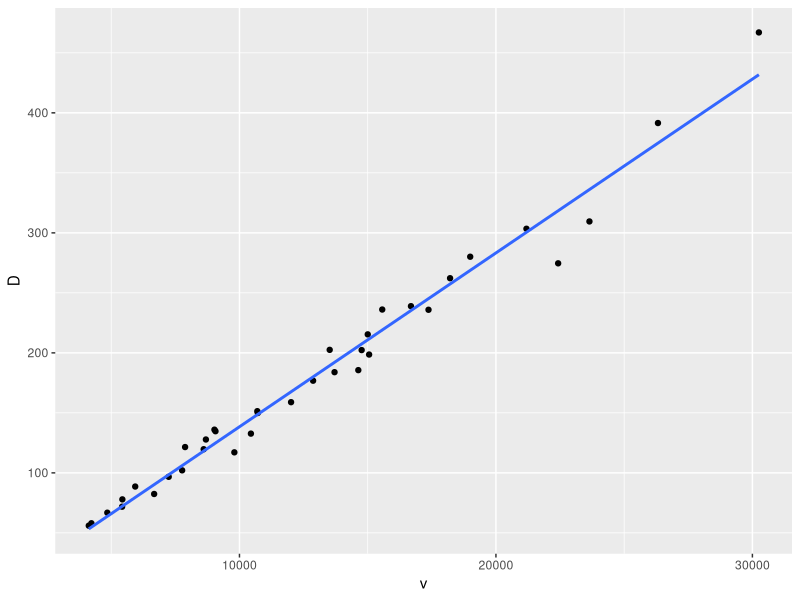
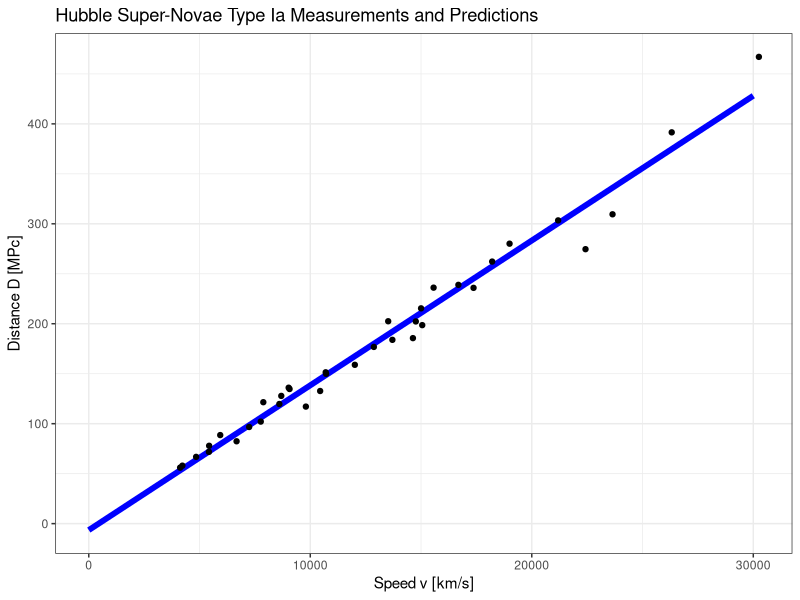

Write the R code that produced these figures, in order.
## ---- chunk 1
knitr::opts_chunk$set(echo = TRUE)
## ---- chunk 2
suppressPackageStartupMessages(library(dplyr))
suppressPackageStartupMessages(library(ggplot2))
suppressPackageStartupMessages(library("lava"))  # includes data
## ---- chunk 3
data("hubble")
## ---- chunk 4
hubble %>% head()
## ---- chunk 5
g <- ggplot(hubble, aes(v, D))
g <- g + geom_point()
g <- g + geom_smooth(method = "lm", se = F)
g
## ---- chunk 6
fit_lm <- lm(formula = D ~ v, 
             data = hubble)
fit_lm
## ---- chunk 7
fit_lm_summary <- summary(fit_lm)
fit_lm_summary$adj.r.squared
## ---- chunk 8
# Yes, 97.8% is an extremely high correlation coefficient.
## ---- chunk 9
new_data <- data.frame(v = seq(0, 30000, 1000))
## ---- chunk 10
new_data$D_pred <- predict(object = fit_lm, newdata = new_data)
## ---- chunk 11
g <- ggplot(new_data, aes(v, D_pred))
g <- g + geom_line(color = "blue", size = 2)
g <- g + geom_point(data = hubble, aes(v, D))
g <- g + theme_bw()
g <- g + xlab ("Speed v [km/s]")
g <- g + ylab ("Distance D [MPc]")
g <- g + ggtitle("Hubble Super-Novae Type Ia Measurements and Predictions")
g
## ---- chunk 12
hubble$H_0 <- hubble$v / hubble$D
median(hubble$H_0)
